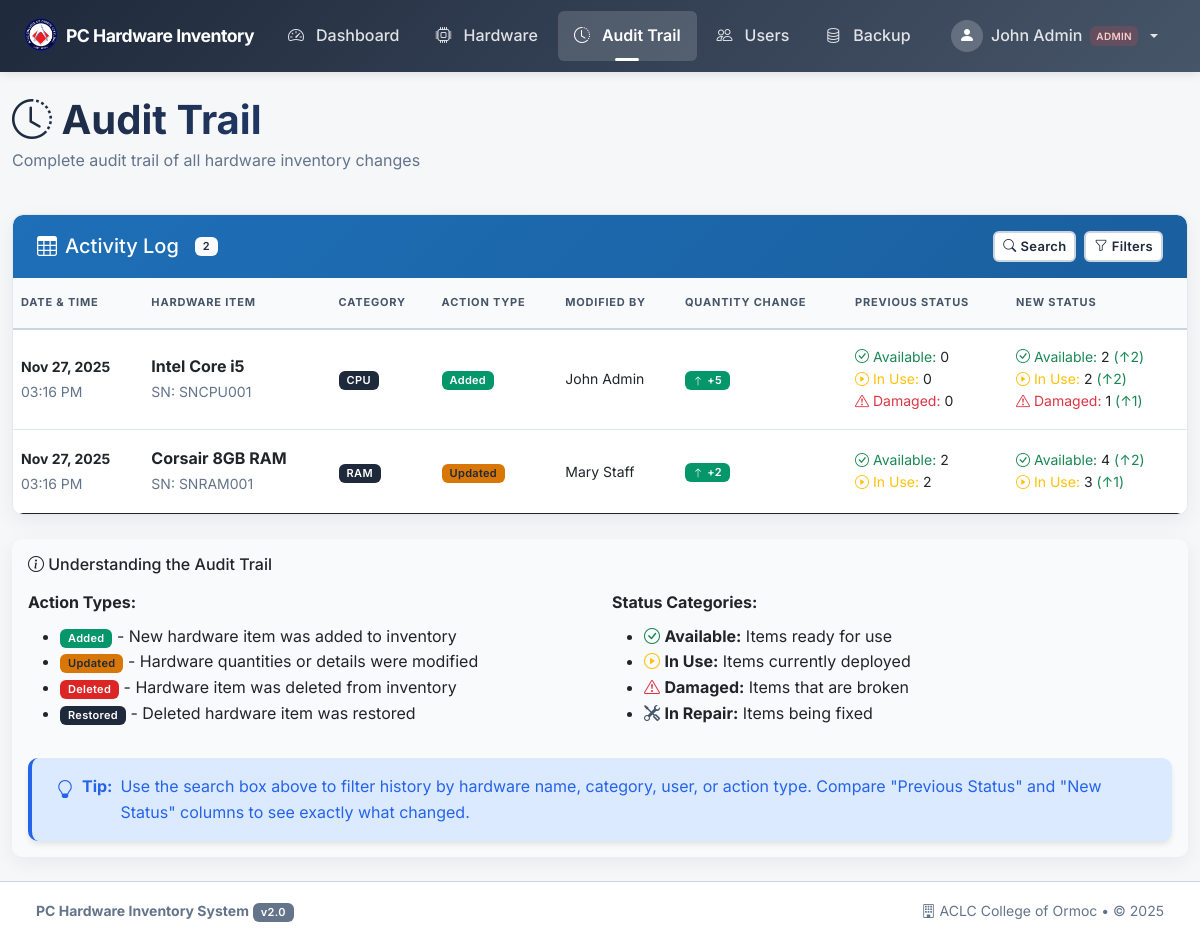
/pages/history.php (signed in), run on the app's committed database.
### tables this page shows
CREATE TABLE IF NOT EXISTS inventory_history (
    id INT AUTO_INCREMENT PRIMARY KEY,
    hardware_id INT,                          
    hardware_name VARCHAR(255) NOT NULL,      
    category_name VARCHAR(100),               
    serial_number VARCHAR(100),               
    user_id INT,                              
    user_name VARCHAR(255),                   
    action_type VARCHAR(50) NOT NULL,         
    quantity_change INT,
    old_unused INT,
    old_in_use INT,
    old_damaged INT,
    old_repair INT,
    new_unused INT,
    new_in_use INT,
    new_damaged INT,
    new_repair INT,
    action_date TIMESTAMP DEFAULT CURRENT_TIMESTAMP
     
);

### config/security.php (called while the page is built, shortened)
<?php
function escapeOutput($data) {
    return htmlspecialchars($data, ENT_QUOTES, 'UTF-8');
}
?>

### pages/history.php (the view, shortened to what this page needs)
<?php
require_once '../config/security.php';
$conn = getDBConnection();
$records_per_page = 20;
$page = isset($_GET['page']) ? max(1, (int)$_GET['page']) : 1;
$offset = ($page - 1) * $records_per_page;
$action_filter = isset($_GET['action']) ? sanitizeInput($_GET['action']) : '';
$date_from = isset($_GET['date_from']) ? sanitizeInput($_GET['date_from']) : '';
$date_to = isset($_GET['date_to']) ? sanitizeInput($_GET['date_to']) : '';
$count_query = "SELECT COUNT(*) as total FROM inventory_history ih WHERE 1=1";
$query = "SELECT ih.*,
                COALESCE(h.name, ih.hardware_name) as hardware_name,
                COALESCE(h.serial_number, ih.serial_number) as serial_number,
                COALESCE(u.full_name, ih.user_name) as user_name,
                COALESCE(c.name, ih.category_name) as category_name
         FROM inventory_history ih
         LEFT JOIN hardware h ON ih.hardware_id = h.id
         LEFT JOIN users u ON ih.user_id = u.id
         LEFT JOIN categories c ON h.category_id = c.id
         WHERE 1=1";
$params = [];
$types = "";
$total_records = 0;
if (!empty($params)) {
    $count_stmt = $conn->prepare($count_query);
    $count_stmt->bind_param($types, ...$params);
    $count_stmt->execute();
    $count_result = $count_stmt->get_result();
    $total_records = $count_result->fetch_assoc()['total'];
    $count_stmt->close();
} else {
    $count_result = $conn->query($count_query);
    $total_records = $count_result->fetch_assoc()['total'];
}
$query .= " ORDER BY ih.action_date DESC LIMIT ? OFFSET ?";
$params[] = $records_per_page;
$params[] = $offset;
$types .= "ii";
$history = [];
$stmt = $conn->prepare($query);
$stmt->bind_param($types, ...$params);
$stmt->execute();
$result = $stmt->get_result();
while ($row = $result->fetch_assoc()) {
    $history[] = $row;
}
include '../includes/header.php';
?>
<div class="row mb-4">
    <div class="col-12">
        <h1 class="text-gradient mb-1">
            <i class="bi bi-clock-history"></i> Audit Trail
        </h1>
        <p class="text-muted">Complete audit trail of all hardware inventory changes</p>
    </div>
</div>
<div class="card table-card">
    <div class="card-header card-header-primary">
        <div class="d-flex flex-column flex-md-row justify-content-between align-items-start align-items-md-center gap-2">
            <h5 class="mb-0 d-flex align-items-center gap-2">
                <i class="bi bi-table" aria-hidden="true"></i> Activity Log
                <span class="badge bg-light text-primary ms-2"><?php echo $total_records; ?></span>
            </h5>
            <div class="d-flex gap-2 align-items-center">
                <button class="btn btn-sm btn-light" type="button" id="toggleSearchBtn"
                        aria-expanded="false" aria-controls="searchFilterPanel"
                        onclick="toggleHistorySearch()">
                    <i class="bi bi-search" aria-hidden="true"></i>
                    <span class="d-none d-sm-inline">Search</span>
                </button>
                <?php
                $active_filter_count = (!empty($action_filter) ? 1 : 0) + (!empty($date_from) ? 1 : 0) + (!empty($date_to) ? 1 : 0);
                $has_filters = $active_filter_count > 0;
                ?>
                <button class="btn btn-sm <?php echo $has_filters ? 'btn-warning' : 'btn-light'; ?>"
                        type="button" data-bs-toggle="collapse" data-bs-target="#filterCollapse"
                        aria-expanded="false" aria-controls="filterCollapse">
                    <i class="bi bi-funnel<?php echo $has_filters ? '-fill' : ''; ?>"></i>
                    <span class="d-none d-sm-inline"> Filters</span>
                </button>
            </div>
        </div>
    </div>
    <div class="card-body p-0">
        <div class="table-responsive">
            <table class="table table-hover mb-0" id="historyTable">
                <thead>
                    <tr>
                        <th>Date & Time</th>
                        <th>Hardware Item</th>
                        <th class="d-none d-md-table-cell">Category</th>
                        <th>Action Type</th>
                        <th class="d-none d-lg-table-cell">Modified By</th>
                        <th class="d-none d-lg-table-cell">Quantity Change</th>
                        <th>Previous Status</th>
                        <th>New Status</th>
                    </tr>
                </thead>
                <tbody>
                    <?php if (empty($history)): ?>
                    <tr>
                        <td colspan="8" class="text-center text-muted py-4">
                            <i class="bi bi-inbox" style="font-size: 32px; opacity: 0.5;"></i>
                            <br>No history records found
                        </td>
                    </tr>
                    <?php else: ?>
                    <?php foreach ($history as $item): ?>
                    <tr>
                        <td>
                            <small><strong><?php echo date('M d, Y', strtotime($item['action_date'])); ?></strong></small>
                            <br>
                            <small class="text-muted"><?php echo date('h:i A', strtotime($item['action_date'])); ?></small>
                        </td>
                        <td>
                            <strong><?php echo escapeOutput($item['hardware_name'] ?: 'Deleted Item'); ?></strong>
                            <?php if (!empty($item['serial_number'])): ?>
                            <br><small class="text-muted">SN: <?php echo escapeOutput($item['serial_number']); ?></small>
                            <?php endif; ?>
                        </td>
                        <td class="d-none d-md-table-cell"><span class="badge bg-primary"><?php echo escapeOutput($item['category_name'] ?: 'N/A'); ?></span></td>
                        <td>
                            <?php
                            $badge_class = 'bg-info';
                            if ($item['action_type'] === 'Added') $badge_class = 'bg-success';
                            if ($item['action_type'] === 'Updated') $badge_class = 'bg-warning';
                            ?>
                            <span class="badge <?php echo $badge_class; ?>"><?php echo escapeOutput($item['action_type']); ?></span>
                        </td>
                        <td class="d-none d-lg-table-cell"><small><?php echo escapeOutput($item['user_name'] ?: 'Unknown'); ?></small></td>
                        <td class="d-none d-lg-table-cell">
                            <?php
                            $change = $item['quantity_change'];
                            if ($change > 0) {
                                echo '<span class="badge bg-success"><i class="bi bi-arrow-up"></i> +' . $change . '</span>';
                            } elseif ($change < 0) {
                                echo '<span class="badge bg-danger"><i class="bi bi-arrow-down"></i> ' . $change . '</span>';
                            } else {
                                echo '<span class="badge bg-secondary">No Change</span>';
                            }
                            ?>
                        </td>
                        <td>
                            <small>
                                <?php
                                $changes = [];
                                if ($item['old_unused'] != $item['new_unused']) {
                                    $changes[] = ['label' => 'Available', 'icon' => 'bi-check-circle', 'class' => 'text-success', 'old' => $item['old_unused'], 'new' => $item['new_unused']];
                                }
                                if ($item['old_in_use'] != $item['new_in_use']) {
                                    $changes[] = ['label' => 'In Use', 'icon' => 'bi-play-circle', 'class' => 'text-warning', 'old' => $item['old_in_use'], 'new' => $item['new_in_use']];
                                }
                                if ($item['old_damaged'] != $item['new_damaged']) {
                                    $changes[] = ['label' => 'Damaged', 'icon' => 'bi-exclamation-triangle', 'class' => 'text-danger', 'old' => $item['old_damaged'], 'new' => $item['new_damaged']];
                                }
                                if (empty($changes)) {
                                    echo '<span class="text-muted">No changes</span>';
                                } else {
                                    foreach ($changes as $change) {
                                        echo '<div><span class="' . $change['class'] . '"><i class="bi ' . $change['icon'] . '"></i> ' . $change['label'] . ':</span> ' . $change['old'] . '</div>';
                                    }
                                }
                                ?>
                            </small>
                        </td>
                        <td>
                            <small>
                                <?php
                                if (empty($changes)) {
                                    echo '<span class="text-muted">-</span>';
                                } else {
                                    foreach ($changes as $change) {
                                        $diff = $change['new'] - $change['old'];
                                        $arrow = $diff > 0 ? '↑' : '↓';
                                        $diffClass = $diff > 0 ? 'text-success' : 'text-danger';
                                        echo '<div><span class="' . $change['class'] . '"><i class="bi ' . $change['icon'] . '"></i> ' . $change['label'] . ':</span> ' . $change['new'] . ' <span class="' . $diffClass . '">(' . $arrow . abs($diff) . ')</span></div>';
                                    }
                                }
                                ?>
                            </small>
                        </td>
                    </tr>
                    <?php endforeach; ?>
                    <?php endif; ?>
                </tbody>
            </table>
        </div>
    </div>
</div>
<div class="mt-4">
    <div class="card border-0 bg-light">
        <div class="card-body">
            <h6 class="mb-3"><i class="bi bi-info-circle"></i> Understanding the Audit Trail</h6>
            <div class="row">
                <div class="col-md-6 mb-3">
                    <strong>Action Types:</strong>
                    <ul class="mb-0 mt-2">
                        <li><span class="badge bg-success">Added</span> - New hardware item was added to inventory</li>
                        <li><span class="badge bg-warning">Updated</span> - Hardware quantities or details were modified</li>
                        <li><span class="badge bg-danger">Deleted</span> - Hardware item was deleted from inventory</li>
                        <li><span class="badge bg-primary">Restored</span> - Deleted hardware item was restored</li>
                    </ul>
                </div>
                <div class="col-md-6 mb-3">
                    <strong>Status Categories:</strong>
                    <ul class="mb-0 mt-2">
                        <li><i class="bi bi-check-circle text-success"></i> <strong>Available:</strong> Items ready for use</li>
                        <li><i class="bi bi-play-circle text-warning"></i> <strong>In Use:</strong> Items currently deployed</li>
                        <li><i class="bi bi-exclamation-triangle text-danger"></i> <strong>Damaged:</strong> Items that are broken</li>
                        <li><i class="bi bi-tools text-secondary"></i> <strong>In Repair:</strong> Items being fixed</li>
                    </ul>
                </div>
            </div>
            <div class="alert alert-info mt-3 mb-0">
                <i class="bi bi-lightbulb"></i> <strong>Tip:</strong> Use the search box above to filter history by hardware name, category, user, or action type. Compare "Previous Status" and "New Status" columns to see exactly what changed.
            </div>
        </div>
    </div>
</div>
<?php include '../includes/footer.php'; ?>

### assets/css/theme-hci.css (style rules this page uses)
:root { --primary: #1e6fb8; --primary-hover: #1a5f9e; --primary-contrast: #ffffff; --muted: #6b7280; --bg-page: #f5f7f9; --card-bg: #ffffff; --border: #e6e8eb; --text-primary: #1e293b; --text-secondary: #64748b; --danger: #e04646; --danger-hover: #c53030; --success: #2ea44f; --success-hover: #269c45; --warning: #d97706; --accent: #0b74d1; --radius: 10px; --radius-sm: 6px; --radius-lg: 16px; --shadow: 0 6px 20px rgba(16,24,40,0.06); --shadow-hover: 0 8px 30px rgba(16,24,40,0.1); --gap-xs: 4px; --gap-sm: 8px; --gap-md: 16px; --gap-lg: 24px; --gap-xl: 32px; --transition-fast: 150ms ease; --transition-normal: 250ms ease; --topbar-height: 64px; }
body.has-topbar { background-color: var(--bg-page); padding-top: 0; }
body.has-topbar { background-color: var(--bg-page); }
.card { background: var(--card-bg); border-radius: var(--radius); border: 1px solid var(--border); box-shadow: var(--shadow); }
.card-header.card-header-primary { background: linear-gradient(135deg, var(--primary) 0%, var(--primary-hover) 100%); color: var(--primary-contrast); border-radius: var(--radius) var(--radius) 0 0; border-bottom: none; }
#toggleSearchBtn { transition: all var(--transition-fast); }

### data on the page
inventory_history: action_date "Nov 27, 2025", action_date "03:16 PM", hardware_name "Intel Core i5", serial_number "SNCPU001", category_name "CPU", action_type "Added", user_name "John Admin", quantity_change "5", label "Available", old "0", label "In Use", label "Damaged", new "2", arrow "↑", diff "2", new "1", diff "1"
inventory_history: action_date "Nov 27, 2025", action_date "03:16 PM", hardware_name "Corsair 8GB RAM", serial_number "SNRAM001", category_name "RAM", action_type "Updated", user_name "Mary Staff", quantity_change "2", label "Available", old "2", label "In Use", new "4", arrow "↑", diff "2", new "3", diff "1"

### other printed values
escapeOutput($_SESSION['full_name']) "John Admin"
escapeOutput(ucfirst($_SESSION['role'])) "ADMIN"
$total_records "2"
